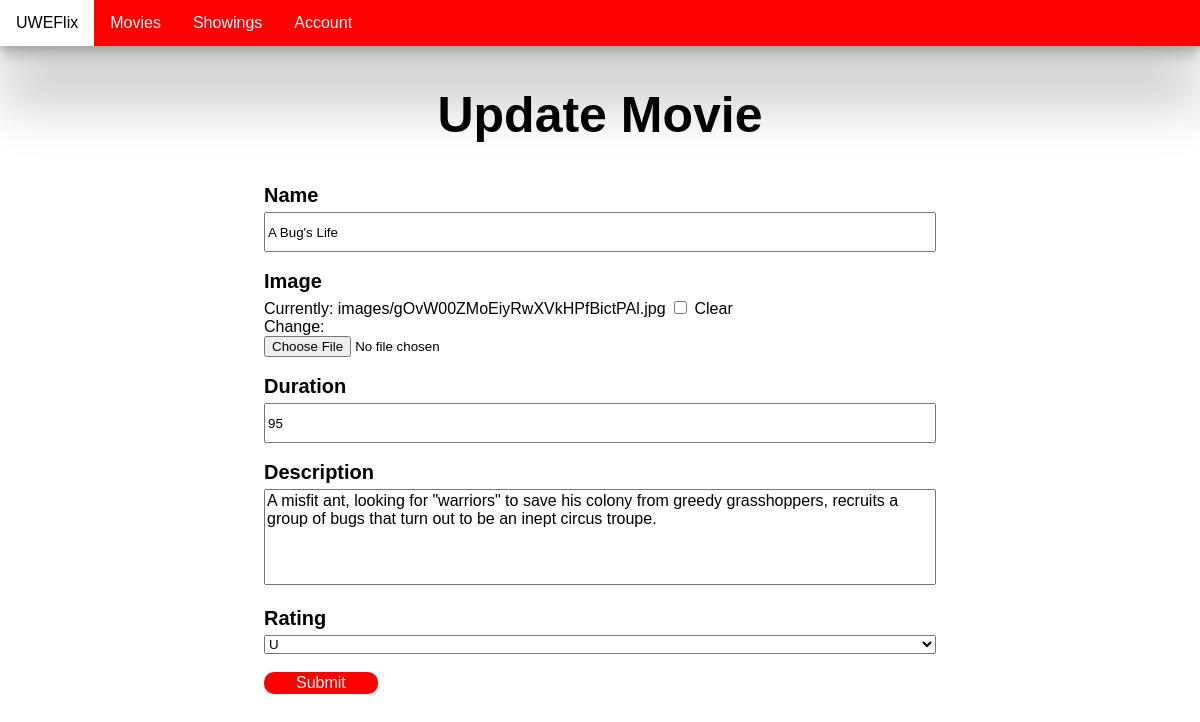
The page /update_movie/2 (signed in) on the database its author committed.
### UWEflix_Website/models.py (models this page shows, shortened)
class Movie(models.Model):
    movie_name = models.CharField(max_length = 200)
    movie_image = models.ImageField(null = True, blank=True, upload_to="images/")
    duration =  models.PositiveIntegerField('Duration', blank=True, null=True)
    description = models.CharField(max_length = 500)
    rating = models.CharField(max_length = 3)

### UWEflix_Website/decorators.py (the view)
        @user_passes_test(lambda user:
                          user.groups.filter(name=group_name).exists(),
                          login_url='login')
        def wrapper(request, *args, **kwargs):
            return view_func(request, *args, **kwargs)

### UWEflix_Website/views.py (called while the page is built)
@login_required(login_url="login")
@group_required("Manager")
def update_movie(request, movie_id):
    movie = Movie.objects.get(pk=movie_id)
    form = MovieForm(instance=movie)
    if request.method == "POST":
      form = MovieForm(request.POST, request.FILES, instance=movie)
      if form.is_valid():
        form.save()
        messages.success(request, ("Updated movie."))
        return redirect('movie')
    return render(request, 'update_movie.html', {'movie': movie, 'form':form})

### UWEflix_Website/templates/update_movie.html (shortened to what this page needs)
{% extends 'base.html' %}
{% block title %}
Update Movie
{% endblock %}
{% block content %}
<form action="" method="POST", enctype="multipart/form-data">
  {% for field in form %}
    <div class="form-label">{{ field.label }}</div>
    {{ field }}
    <br/><br/>
  {% endfor %}
  <input type="submit" value="Submit" class="card-button">
</form>
{% endblock %}

### UWEflix_Website/static/UWEflix_Website/site.css (style rules this page uses)
body { background: white; margin: 0; font-family: Arial, Helvetica, sans-serif; }
* { box-sizing: border-box; }
a { color: inherit; text-decoration: none; }
@media (min-width: 600px) { body { height: 100%; } }
@media (min-width: 600px) { .card-button { background-color: red; margin-bottom: 5px; margin-right: 5px; border: none; border-radius: 10px; color: white; padding: 2px 32px; text-align: center; text-decoration: none; display: inline-block; font-size: 16px; } }
@media (min-width: 600px) { form { width: 80%; margin: auto; } }
@media (min-width: 600px) { .form-label { font-size: 20px; margin-bottom: 5px; font-weight: bold; } }
@media (min-width: 600px) { .form-input { width: 100%; height: 40px; } }
@media (min-width: 600px) { .form-textarea { width: 100%; font-family: Arial, Helvetica, sans-serif; font-size: 16px; resize: none; } }
@media (min-width: 600px) { .form-file { width: 100%; } }
@media (min-width: 600px) { .form-select { width: 100%; } }
@media (min-width: 600px) { input[type="checkbox"] { accent-color: red; } }

### rows shown on the page
Movie: form "A Bug's Life" "95" "A misfit ant, looking for \"warriors\" to save his colony from greedy grasshoppers, recruits a group of bugs that turn out to be an inept circus troupe." "U"

### other values the page prints
{{ field.label }} "Name" "Image" "Duration" "Description" "Rating"
